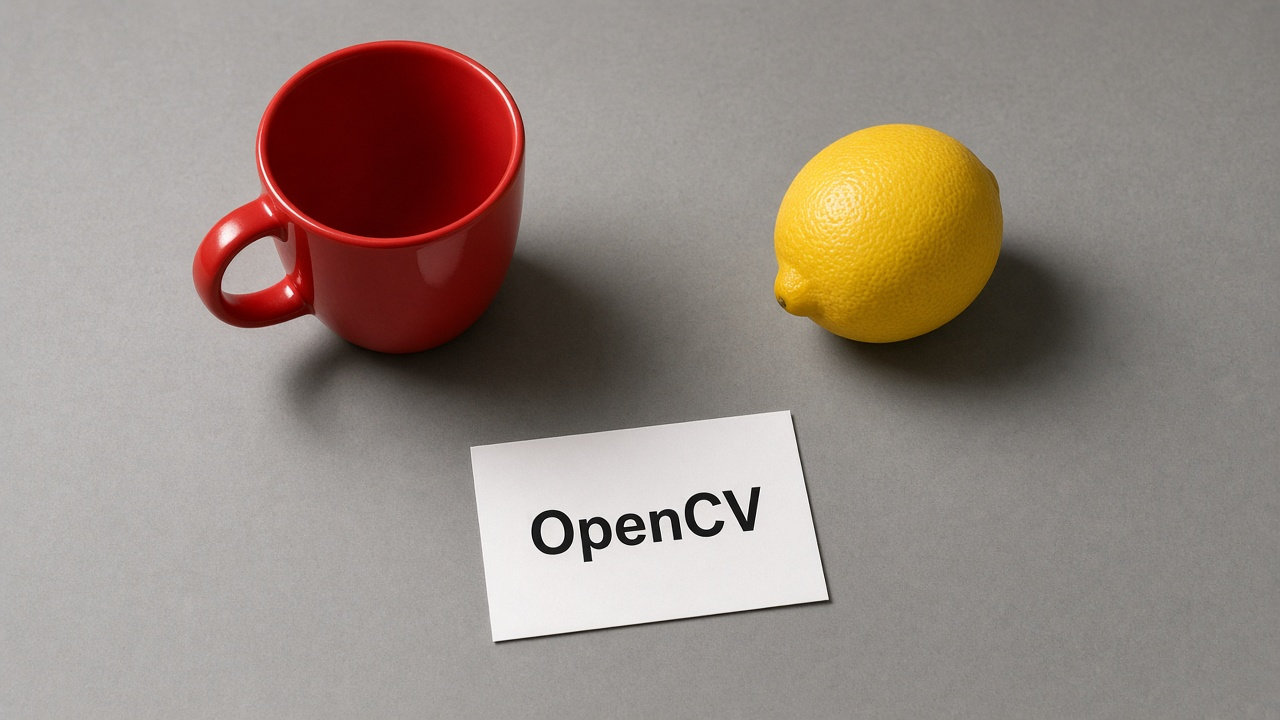
#> input picture image_processing/exercicios_aula_06/assets/imagem_base_opencv.jpg, 1280 x 720 px
$ python atividade02_exercicio02.py
#> lines starting #> are read from the running program, lines starting #| are printed output that depends on the picture
from pathlib import Path
import cv2
import numpy as np

'''
2. A partir da imagem original, gerar versões em tons de cinza, com brilho aumentado, com brilho
reduzido, com contraste aumentado e negativa. Salvar cada resultado com nome que identifique a
operação. Imprimir shape e dtype de cada imagem gerada.
'''

caminho = Path("./assets/imagem_base_opencv.jpg")
imagem = cv2.imread(str(caminho))
#> imagem is the input picture: shape (720, 1280, 3); mean B, G, R 129.3, 137.6, 150.4

if imagem is None:
    raise FileNotFoundError(f"Não foi possível abrir a imagem: {caminho}")

# Convertendo para tons de cinza
imagem_cinza = cv2.cvtColor(imagem, cv2.COLOR_BGR2GRAY)

# Aumentando o brilho
imagem_brilho_aumentado = cv2.add(imagem, 50)
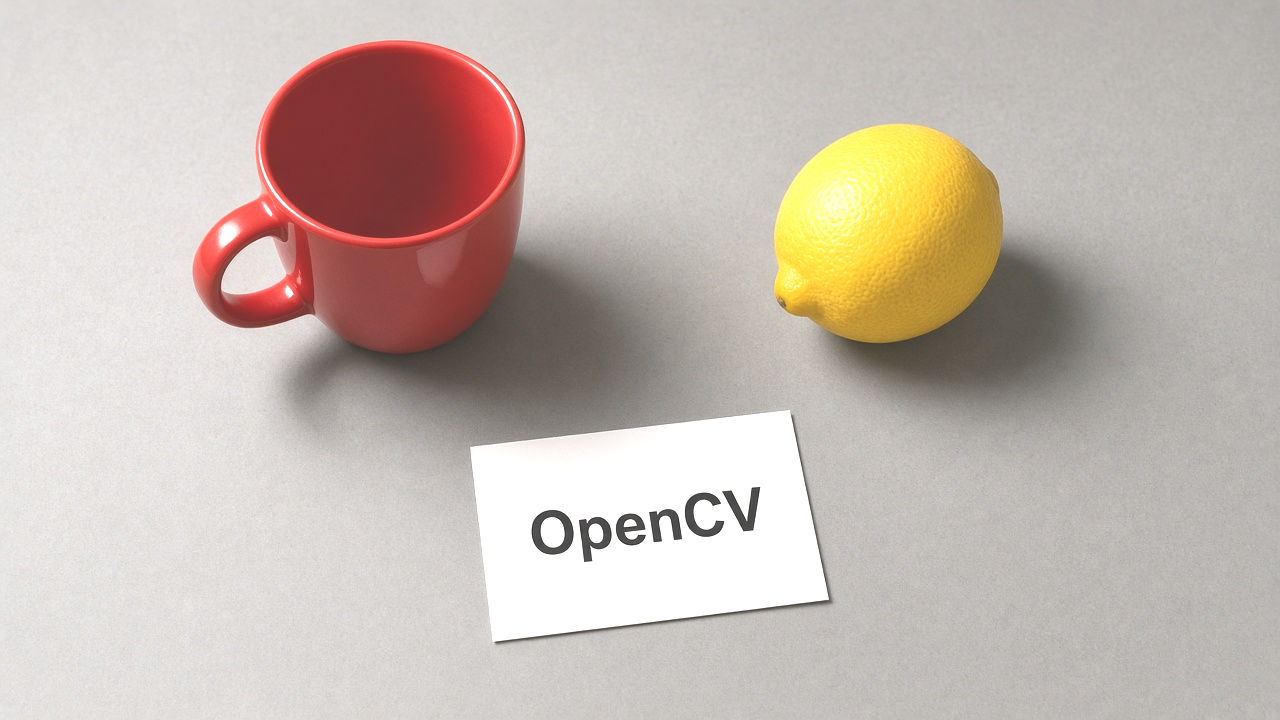
#> imagem_brilho_aumentado: shape (720, 1280, 3); mean B, G, R 178, 186.2, 198

# Reduzindo o brilho
imagem_brilho_reduzido = cv2.subtract(imagem, 50)
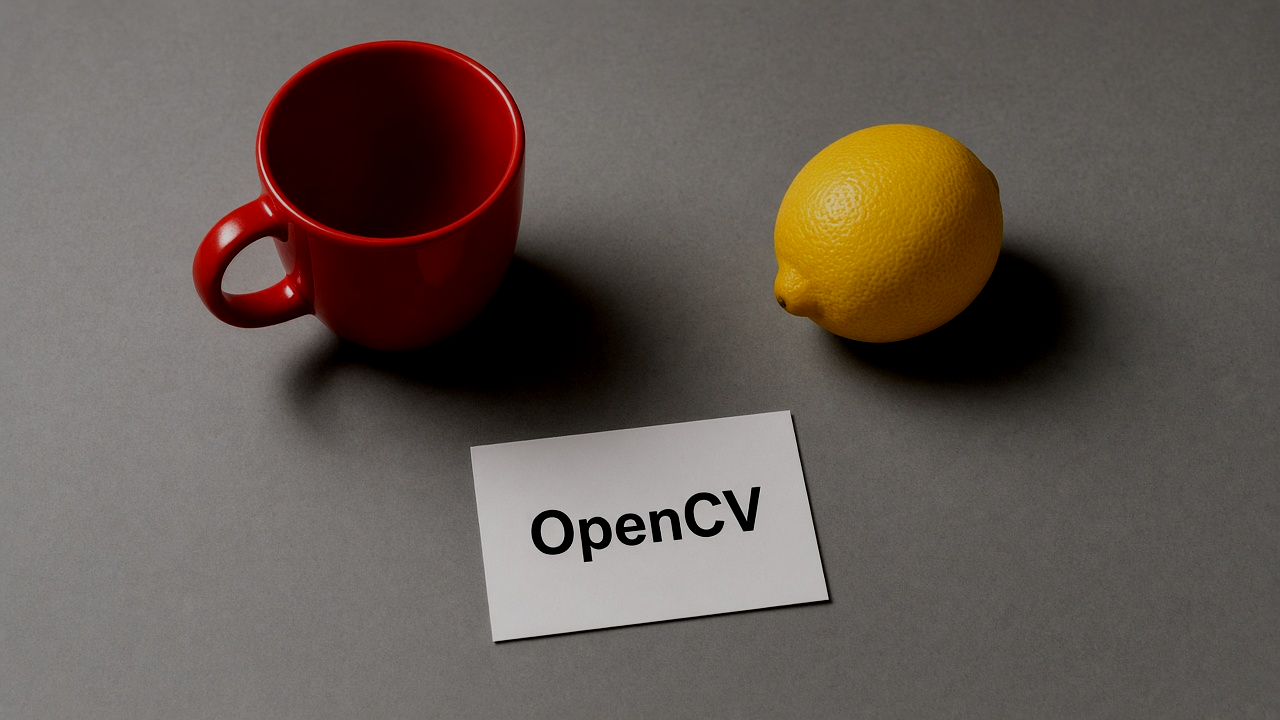
#> imagem_brilho_reduzido: shape (720, 1280, 3); mean B, G, R 84.3, 91.1, 100.8

# Aumentando o contraste
alpha = 3
beta = 128 * (1 - alpha)

imagem_contraste_aumentado = cv2.addWeighted(
    imagem,
    alpha,
    np.zeros_like(imagem),
    0,
    beta,
)
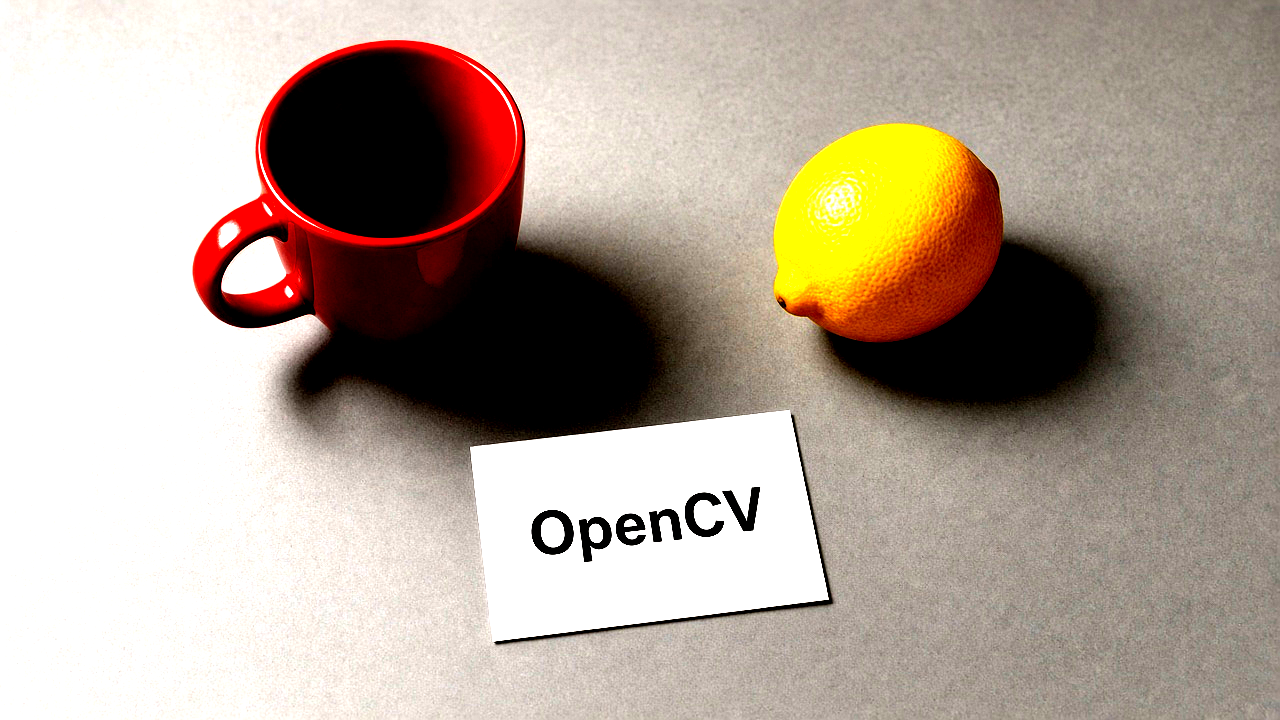
#> imagem_contraste_aumentado: shape (720, 1280, 3); mean B, G, R 151.6, 164.7, 178.7

# Negativa da imagem
imagem_negativa = cv2.bitwise_not(imagem)
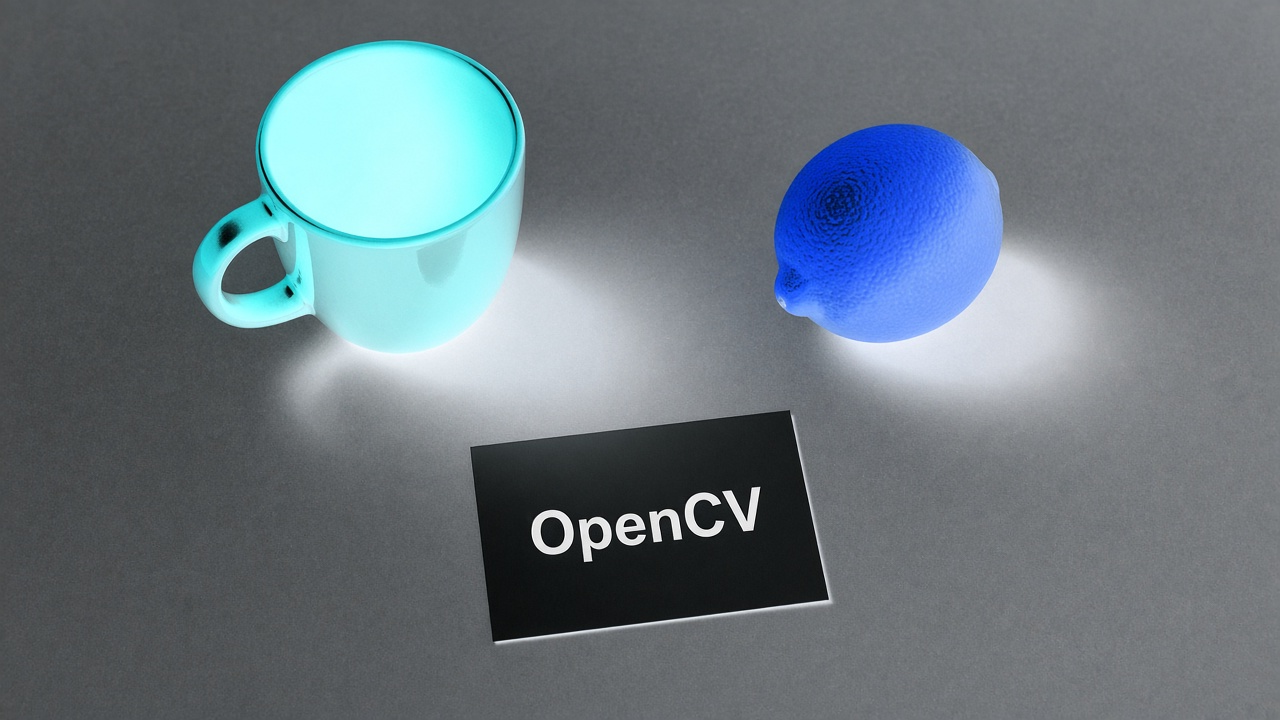
#> imagem_negativa: shape (720, 1280, 3); mean B, G, R 125.7, 117.4, 104.6

imagens = {
    "cinza": imagem_cinza,
    "brilho_aumentado": imagem_brilho_aumentado,
    "brilho_reduzido": imagem_brilho_reduzido,
    "contraste_aumentado": imagem_contraste_aumentado,
    "negativa": imagem_negativa,
}

pasta_saida = Path("./assets/exercicio02/")
pasta_saida.mkdir(exist_ok=True)

for nome, img in imagens.items():
    print(f"{nome} - Dimensões: {img.shape}, Tipo dos dados: {img.dtype}")
    cv2.imwrite(f"./assets/exercicio02/imagem_{nome}_exercicio02.jpg", img)
#> this loop made 5 passes
#> nome on passes 1 to 5: 'cinza', 'brilho_aumentado', 'brilho_reduzido', 'contraste_aumentado', 'negativa'
#| cinza - Dimensões: (720, 1280), Tipo dos dados: uint8
#| brilho_aumentado - Dimensões: (720, 1280, 3), Tipo dos dados: uint8
#| brilho_reduzido - Dimensões: (720, 1280, 3), Tipo dos dados: uint8
#| contraste_aumentado - Dimensões: (720, 1280, 3), Tipo dos dados: uint8
#| negativa - Dimensões: (720, 1280, 3), Tipo dos dados: uint8

$ run again, with image_processing/exercicios_aula_06/assets/house.jpg copied over image_processing/exercicios_aula_06/assets/imagem_base_opencv.jpg
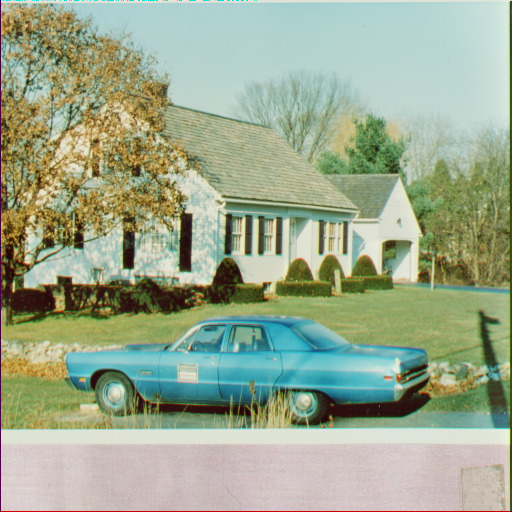
#> input picture image_processing/exercicios_aula_06/assets/house.jpg, 512 x 512 px
#> imagem is the input picture: shape (512, 512, 3); mean B, G, R 142.2, 168.2, 155.4
#> `imagem_contraste_aumentado = cv2.addWeighted( imagem, alpha, np.zeros_..`:
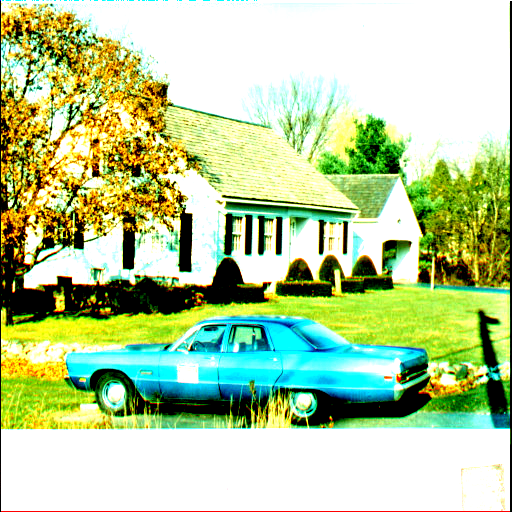
#> imagem_contraste_aumentado: shape (512, 512, 3); mean B, G, R 154.3, 205.5, 182.8
#> `imagem_negativa = cv2.bitwise_not(imagem)`:
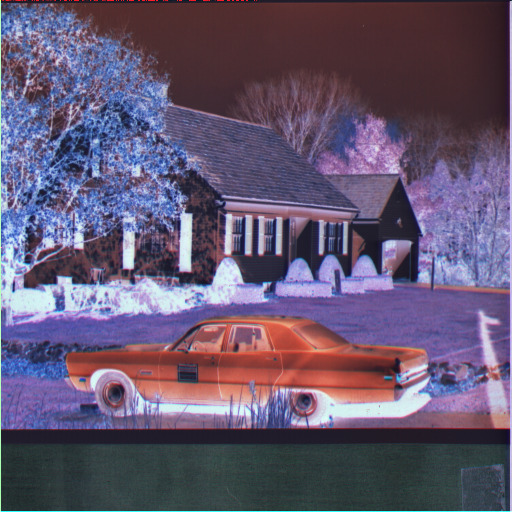
#> imagem_negativa: shape (512, 512, 3); mean B, G, R 112.8, 86.8, 99.6
#> the loop `for nome, img in imagens.items():` made 5 passes
#> nome on passes 1 to 5: 'cinza', 'brilho_aumentado', 'brilho_reduzido', 'contraste_aumentado', 'negativa'
#> (printed output is left out)
